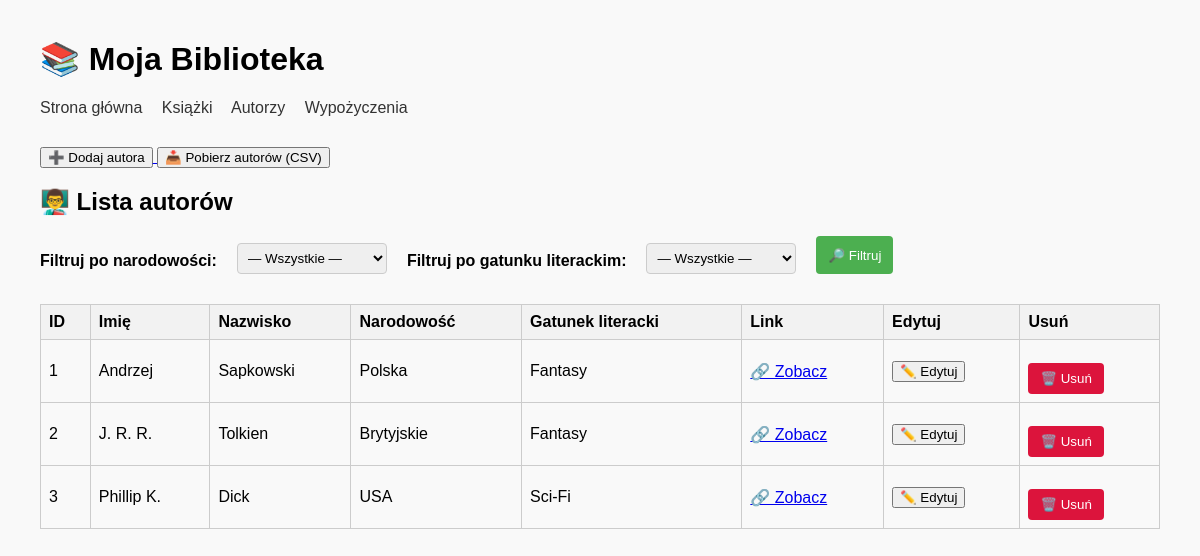
The app's page /authors with its own data.
### app/models.py (models this page shows, shortened)
class Author(db.Model):
    __tablename__ = "authors"
    id = db.Column(db.Integer, primary_key=True)
    name = db.Column(db.String(100), nullable=False)
    surname = db.Column(db.String(100), nullable=False)
    nationality = db.Column(db.String(100))
    main_genre = db.Column(db.String(100))
    info_url = db.Column(db.String(300), nullable=True)
    books = db.relationship("Book", backref="author", lazy="dynamic")

### app/routes.py (the view)
@app.route("/authors", strict_slashes=False)
def authors():
    nationality = request.args.get("nationality")
    main_genre = request.args.get("main_genre")
    query = Author.query
    nationalities = db.session.query(Author.nationality).distinct().filter(Author.nationality.isnot(None)).all()
    genres = db.session.query(Author.main_genre).distinct().filter(Author.main_genre.isnot(None)).all()
    nationality_list = sorted(set(n[0] for n in nationalities if n[0]))
    genre_list = sorted(set(g[0] for g in genres if g[0]))
    if nationality:
        query = query.filter(Author.nationality.ilike(f"%{nationality}%"))
    if main_genre:
        query = query.filter(Author.main_genre.ilike(f"%{main_genre}%"))
    all_authors = query.all()
    return render_template("authors.html", authors=all_authors, nationality_list=nationality_list, genre_list=genre_list)

### app/templates/authors.html (shortened to what this page needs)
{% extends "base.html" %}
{% block content %}
<a href="{{ url_for('new_author') }}">
    <button>➕ Dodaj autora</button>
</a>
    <a href="{{ url_for('export_authors') }}">
    <button>📥 Pobierz autorów (CSV)</button>
</a>
<h2>👨‍🏫 Lista autorów</h2>
<form method="GET" action="{{ url_for('authors') }}" class="filter-row">
    <label for="nationality">Filtruj po narodowości:</label>
    <select name="nationality">
        <option value="">— Wszystkie —</option>
    </select>
    <label for="main_genre">Filtruj po gatunku literackim:</label>
    <select name="main_genre">
        <option value="">— Wszystkie —</option>
    </select>
    <button type="submit">🔎 Filtruj</button>
</form>
<table>
    <tr>
        <th>ID</th>
        <th>Imię</th>
        <th>Nazwisko</th>
        <th>Narodowość</th>
        <th>Gatunek literacki</th>
        <th>Link</th>
        <th>Edytuj</th>
        <th>Usuń</th>
    </tr>
    {% for author in authors %}
    <tr>
        <td>{{ author.id }}</td>
        <td>{{ author.name }}</td>
        <td>{{ author.surname }}</td>
        <td>{{ author.nationality or "—" }}</td>
        <td>{{ author.main_genre or "—" }}</td>
        <td>
            {% if author.info_url %}
            <a href="{{ author.info_url }}" target="_blank">🔗 Zobacz</a>
            {% else %}
            —
            {% endif %}
        </td>
        <td>
            <a href="{{ url_for('edit_author', author_id=author.id) }}">
                <button>✏️ Edytuj</button>
            </a>
        </td>
        <td>
            <form method="POST" action="{{ url_for('delete_author', author_id=author.id) }}" style="display:inline;"
                onsubmit="return confirm('Czy na pewno chcesz usunąć tego autora?');">
                <button type="submit" style="background-color: crimson; color: white;">🗑️ Usuń</button>
            </form>
        </td>
    </tr>
    {% endfor %}
</table>
{% endblock %}

### app/static/style.css (style rules this page uses)
body { font-family: Arial, sans-serif; margin: 40px; background-color: #f9f9f9; }
form:not(.filter-row) { max-width: 400px; margin-bottom: 30px; }
form label { display: block; margin-top: 10px; font-weight: bold; }
form input, form select { width: 100%; padding: 6px; margin-top: 4px; box-sizing: border-box; border: 1px solid #ccc; border-radius: 4px; }
form button { margin-top: 15px; padding: 8px 12px; background-color: #4CAF50; color: white; border: none; border-radius: 4px; cursor: pointer; }
table { width: 100%; border-collapse: collapse; margin-top: 20px; }
table th, table td { border: 1px solid #ccc; padding: 8px; text-align: left; }
table th { background-color: #f2f2f2; }
.filter-row { display: flex; gap: 20px; align-items: flex-end; flex-wrap: wrap; margin-bottom: 30px; max-width: none; }
form.filter-row button { margin-top: 0; height: 38px; }
.filter-row label { display: block; font-weight: bold; margin-bottom: 4px; }
.filter-row select { width: 150px; }

### records on screen
Author: id "1", name "Andrzej", surname "Sapkowski", nationality "Polska", main_genre "Fantasy"
Author: id "2", name "J. R. R.", surname "Tolkien", nationality "Brytyjskie", main_genre "Fantasy"
Author: id "3", name "Phillip K.", surname "Dick", nationality "USA", main_genre "Sci-Fi"
